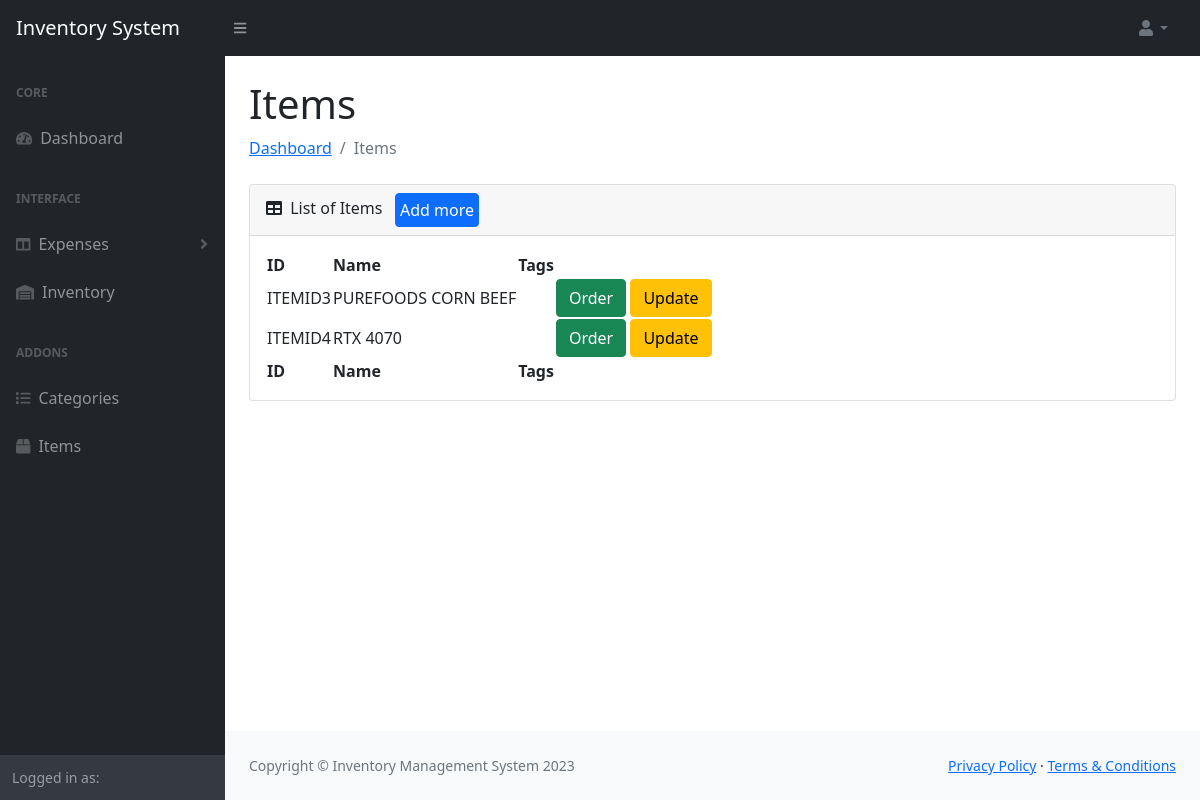
The page /dist/items-table.php (signed in) on the database its author committed.
### tables this page shows
CREATE TABLE `tbl_items` (
  `item_ID` int(11) NOT NULL,
  `item_name` varchar(100) NOT NULL,
  `item_categoryID` int(11) NOT NULL,
  `item_tags` longtext NOT NULL,
  `item_isDelete` int(11) NOT NULL
);

### dist/controller/controller-items.php (called while the page is built, shortened)
<?php
Class Items {
    private $server = "mysql:host=localhost;dbname=dbims";
    private $user = "root";
    private $pass = "";
    private $options = array(PDO::ATTR_ERRMODE => PDO::ERRMODE_EXCEPTION, PDO::ATTR_DEFAULT_FETCH_MODE =>
    PDO::FETCH_ASSOC);
    public function openConnection() {
        try {
            $this->con = new PDO($this->server,$this->user,$this->pass,$this->options);
            return $this->con;
        } catch (PDOException $e) {
            echo "There is some problem in the connection".$e->getMessage();
        }
    }
    public function readItems() {
        $connection = $this->openConnection();
        $stmt = $connection->prepare("SELECT tbl_items.*, tbl_category.* FROM tbl_items
        LEFT JOIN tbl_category ON tbl_items.item_categoryID = tbl_category.category_ID
        WHERE item_isDelete = ?");
        $stmt->execute([0]);
        $datas = $stmt->fetchAll();
        $total = $stmt->rowCount();
        if($total > 0) {
            return $datas;
        } else {
            return null;
        }
    }
}
?>

### dist/items-table.php (the view, shortened to what this page needs)
<?php
include_once ('navbar.php');
include_once ('controller/controller-items.php');
$itemClass->deleteItem();
?>
<div id="layoutSidenav_content">
    <main>
        <div class="container-fluid px-4">
            <h1 class="mt-4">Items</h1>
            <ol class="breadcrumb mb-4">
                <li class="breadcrumb-item"><a href="dashboard.php">Dashboard</a></li>
                <li class="breadcrumb-item active">Items</li>
            </ol>
            <div class="card mb-4">
                <div class="card-header">
                    <i class="fas fa-table me-1"></i>
                    List of Items &nbsp
                    <a class="btn btn-primary p-1" href="items-create.php">Add more</a>
                </div>
                <div class="card-body">
                    <table id="datatablesSimple">
                        <thead>
                            <tr>
                                <th>ID</th>
                                <th>Name</th>
                                <th>Tags</th>
                                <th></th>
                            </tr>
                        </thead>
                        <tbody>
                            <?php $datas = $itemClass->readItems(); ?>
                            <?php if (!empty($datas)) { ?>
                                <?php foreach ($datas as $data) { ?>
                                    <tr>
                                        <td><?= 'ITEMID'.$data['item_ID']; ?></td>
                                        <td><?= $data['item_name']; ?></td>
                                        <td><?= $data['item_tags']; ?></td>
                                        <td>
                                            <form action="" method="post">
                                                <a class="btn btn-success" href="items-shop.php?id=<?= $data['item_ID']; ?>">Order</a>
                                                <a class="btn btn-warning" href="items-details.php?id=<?= $data['item_ID']; ?>">Update</a>
                                            </form>
                                        </td>
                                    </tr>
                                <?php } ?>
                            <?php } ?>
                        </tbody>
                        <tfoot>
                            <tr>
                                <th>ID</th>
                                <th>Name</th>
                                <th>Tags</th>
                                <th></th>
                            </tr>
                        </tfoot>
                    </table>
                </div>
            </div>
        </div>
    </main>
<?php include_once ('footer.php'); ?>
</div>
</div>

### rows shown on the page
tbl_items: item_ID "3", item_name "PUREFOODS CORN BEEF"
tbl_items: item_ID "4", item_name "RTX 4070"
